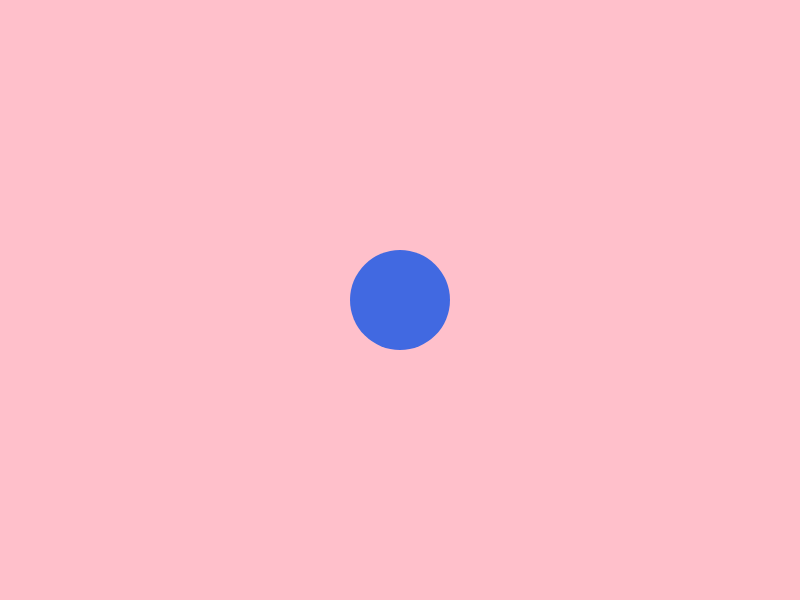
Frame 1 (no input)
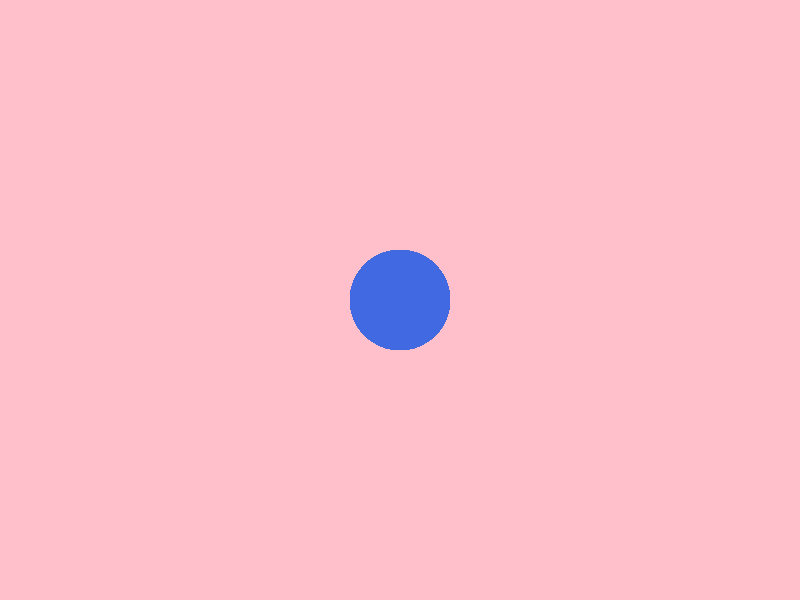
Frame 60 (no input)
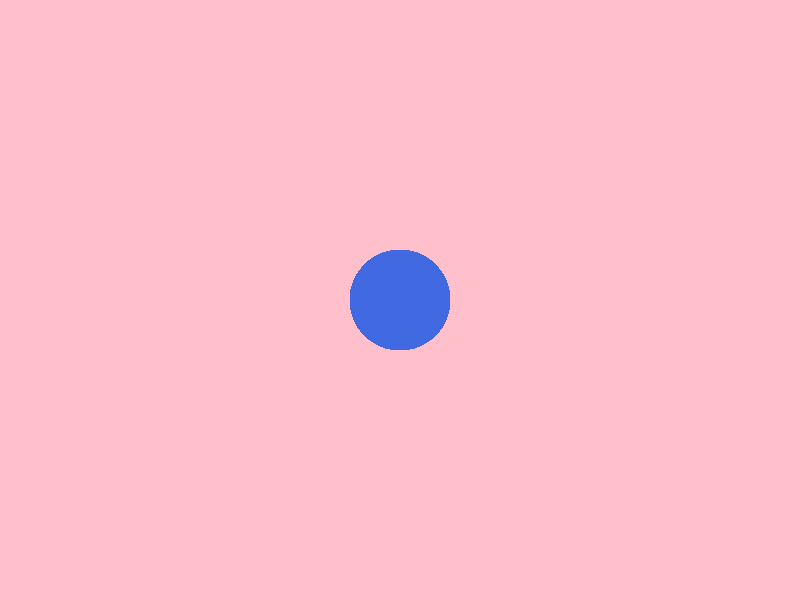
Frame 120 (the mouse pressed at the canvas centre since frame 60)

The p5.js sketch that drew these frames (run headless with seeded random() and noise() and a simulated clock; from frame 60 on, the mouse is pressed at the canvas centre):

// p5.js sketch
// ── sketch.js
function setup() {
  createCanvas(800, 600);
  background('pink');
}

function draw() {
  noStroke();
  fill('RoyalBlue');
  ellipse(400,300,100);
}
